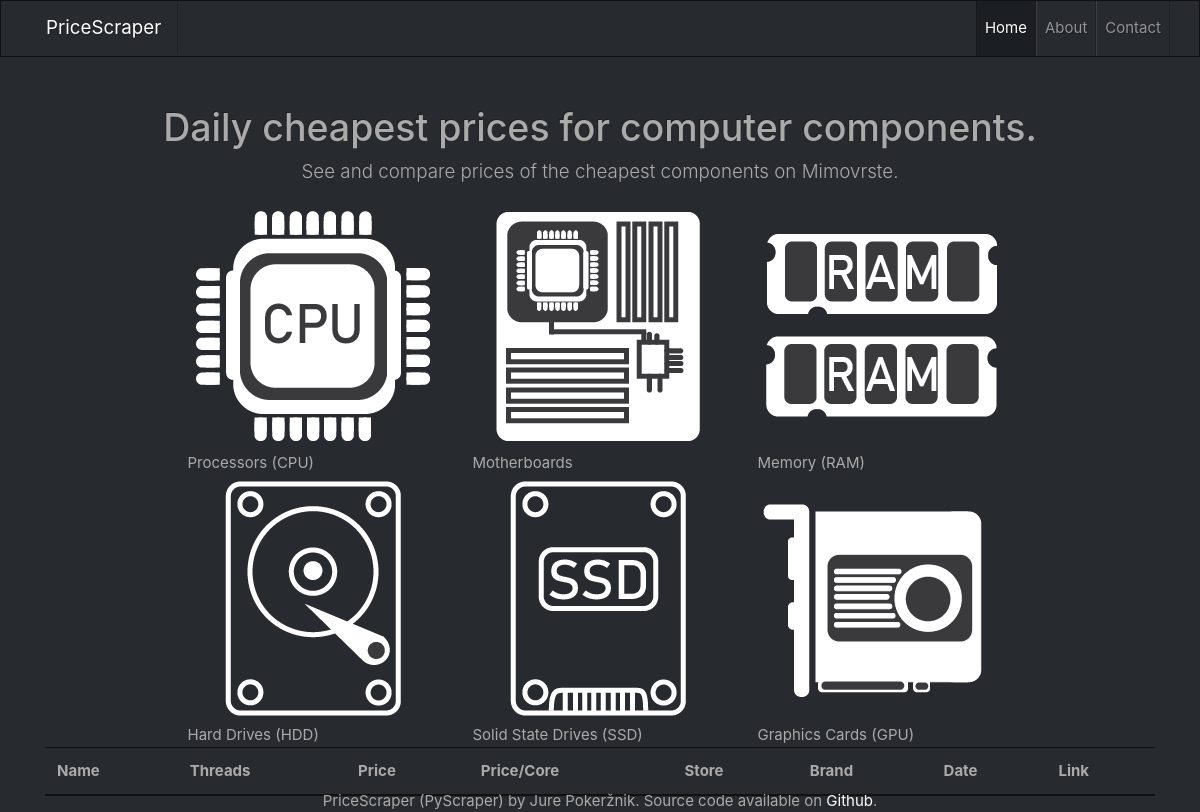
The app's page /Website/cpu.php, older data.
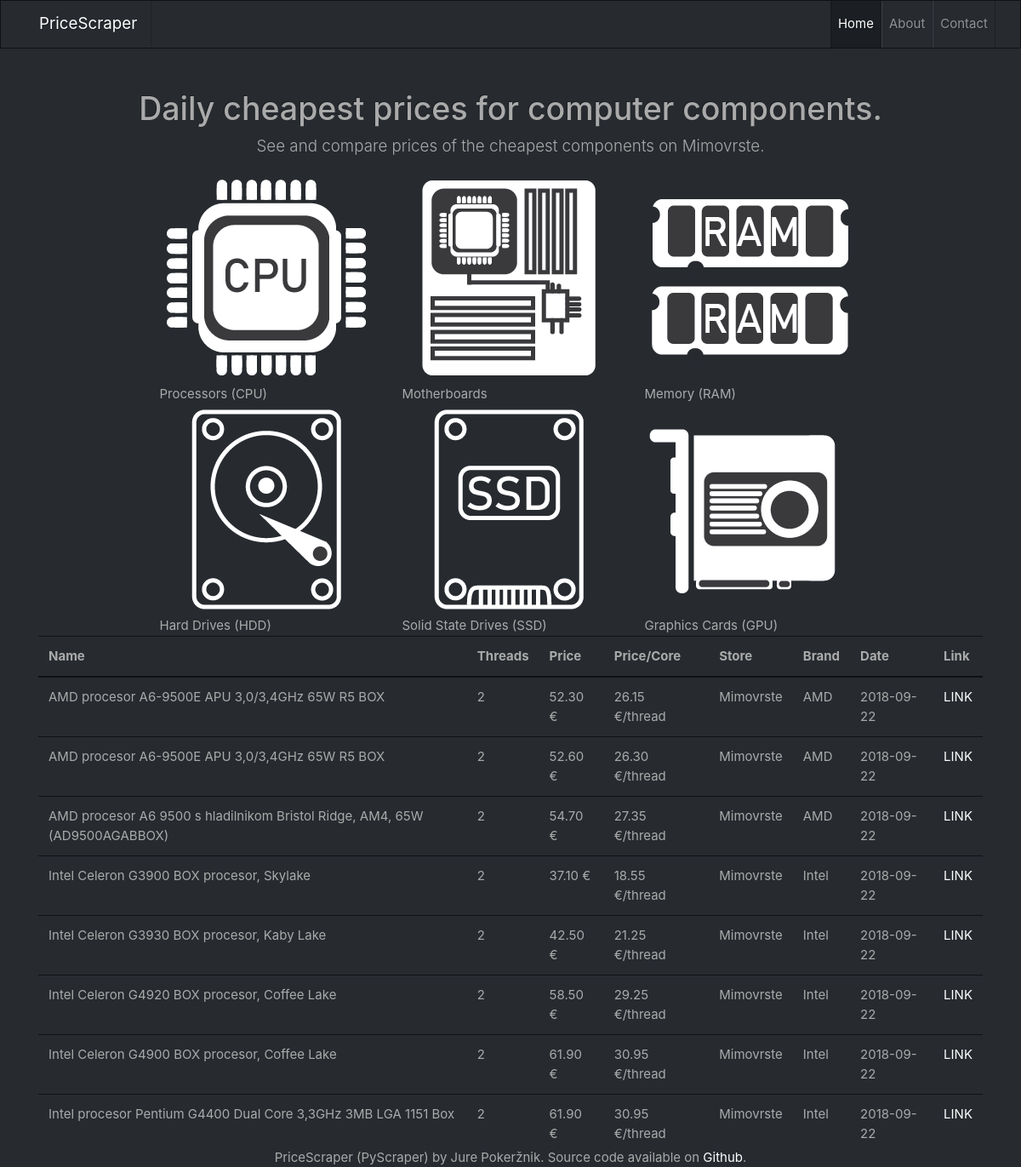
The same page, newer data.
### tables this page shows
CREATE TABLE `cpu` (
  `ID` int(11) NOT NULL,
  `name` varchar(500) NOT NULL,
  `threads` varchar(3) NOT NULL,
  `price` varchar(500) NOT NULL,
  `date` date NOT NULL,
  `price_percore` float(8,2) NOT NULL,
  `href` varchar(1000) NOT NULL,
  `store` varchar(200) NOT NULL,
  `brand` varchar(200) NOT NULL
);

### Website/processors.php (the view, shortened to what this page needs)
<table class="table">
              <thead>
                <tr>
                  <th>Name</th>
                  <th>Threads</th>
                  <th>Price</th>
                  <th>Price/Core</th>
                  <th>Store</th>
                  <th>Brand</th>
                  <th>Date</th>
                  <th>Link</th>
                </tr>
              </thead>
              <tbody>
                <?php
                $threadmin = 2;
                $pricelow = 0;
                $pricehigh = 3000;
                $pricetotallow = 10;
                $pricetotalhigh = 50;
                $datestart = 20180901;
                $dateend = 20191230;
                $result = mysqli_query($con,"SELECT * FROM cpu
                 WHERE threads BETWEEN $threadmin AND $threadmin AND
                 price BETWEEN $pricelow AND $pricehigh AND
                 price_percore BETWEEN $pricetotallow AND $pricetotalhigh AND
                 date BETWEEN $datestart AND $dateend");
                while($row = mysqli_fetch_array($result))
                {
                ?>
                <tr>
                  <td><?php echo $row['name'] ?></td>
                  <td><?php echo $row['threads'] ?></td>
                  <td><?php echo $row['price'] ?> €</td>
                  <td><?php echo $row['price_percore'] ?> €/thread</td>
                  <td><?php echo $row['store'] ?></td>
                  <td><?php echo $row['brand'] ?></td>
                  <td><?php echo $row['date'] ?></td>
                  <td><a href="<?php echo $row['link'] ?>"target="_blank">LINK</a></td>
                </tr>
             <?php
           }
           ?>
           </tbody>
             </table>

### Website/head.php (shortened to what this page needs)
<!DOCTYPE html>
<html lang="en">
<html>
    <head>
    <link rel="stylesheet" href="../css/bootstrap.min.css" type="text/css">
    </head>
    <body>

### Website/navbar.php (shortened to what this page needs)
<nav class="navbar navbar-expand-lg navbar-dark bg-dark static-top">
      <div class="container">
        <a class="navbar-brand" href="#">PriceScraper</a>
        <div class="collapse navbar-collapse" id="navbarResponsive">
          <ul class="navbar-nav ml-auto">
            <li class="nav-item active">
              <a class="nav-link" href="index.php">Home</a>
            </li>
            <li class="nav-item">
              <a class="nav-link" href="about.php">About</a>
            </li>
            <li class="nav-item">
              <a class="nav-link" href="contact.php">Contact</a>
            </li>
          </ul>
        </div>
      </div>
    </nav>

### Website/content.php
<?php include "navbar.php";?>
<div class="container">
  <div class="row">
    <div class="col-lg-12 text-center">
      <h1 class="mt-5">Daily cheapest prices for computer components.</h1>
      <p class="lead">See and compare prices of the cheapest components on Mimovrste.</p>
    </div>
  </div>
</div>
<div class="container">
<div class="row justify-content-md-center justify-content-sm-center justify-content-lg-center justify-content-xs-center">
    <div class="col-sm-12 col-md-12 col-lg-9">
        <div class="row justify-content-md-center justify-content-sm-center justify-content-lg-center justify-content-xs-center">
            <div class="col-sm-12 col-md-4 col-lg-4 col-xs-12">
                <a href="cpu.php">
                    <img src="gfx/icons/cpu.png"/>
                </a>
                    <span>Processors (CPU)</span>
            </div>
            <div class="col-sm-12 col-md-4 col-lg-4 col-xs-12">
            <a href="mobo.php">
                    <img src="gfx/icons/mobo.png"/>
                </a>
                    <span>Motherboards</span>
            </div>
            <div class="col-sm-12 col-md-4 col-lg-4 col-xs-12">
            <a href="ram.php">
                    <img src="gfx/icons/ram.png"/>
                </a>
                    <span>Memory (RAM)</span>
            </div>
        </div>
    </div>
</div>
<div class="row justify-content-md-center justify-content-sm-center justify-content-lg-center justify-content-xs-center">
    <div class="col-sm-12 col-md-12 col-lg-9">
        <div class="row justify-content-md-center justify-content-sm-center justify-content-lg-center justify-content-xs-center">
            <div class="col-sm-12 col-md-4 col-lg-4 col-xs-12">
                <a href="hdd.php">
                    <img src="gfx/icons/hdd.png"/>
                </a>
                    <span>Hard Drives (HDD)</span>
            </div>
            <div class="col-sm-12 col-md-4 col-lg-4 col-xs-12">
            <a href="ssd.php">
                    <img src="gfx/icons/ssd.png"/>
                </a>
                    <span>Solid State Drives (SSD)</span>
            </div>
            <div class="col-sm-12 col-md-4 col-lg-4 col-xs-12">
            <a href="gpu.php">
                    <img src="gfx/icons/gpu.png"/>
                </a>
                    <span>Graphics Cards (GPU)</span>
            </div>
        </div>
    </div>
</div>

### Website/footer.php (shortened to what this page needs)
<div class="fixed-bottom">
<center><footer>PriceScraper (PyScraper) by Jure Pokeržnik. Source code available on <a href="https://github.com/Jure-Pokerznik/PyScraper/">Github</a>.</footer></center>
</div>

### Website/cpu.php
<?php
include "head.php";
include "content.php";
include "connect.php";
include "processors.php";
include "footer.php";
?>
  </body>
</html>

Row changes from the older to the newer data that the page shows:
added cpu: name "AMD procesor A6-9500E APU 3,0/3,4GHz 65W R5 BOX", threads "2", price "52.30", price_percore "26.15", store "Mimovrste", brand "AMD", date "2018-09-22"
added cpu: name "AMD procesor A6-9500E APU 3,0/3,4GHz 65W R5 BOX", threads "2", price "52.60", price_percore "26.30", store "Mimovrste", brand "AMD", date "2018-09-22"
added cpu: name "AMD procesor A6 9500 s hladilnikom Bristol Ridge, AM4, 65W (AD9500AGABBOX)", threads "2", price "54.70", price_percore "27.35", store "Mimovrste", brand "AMD", date "2018-09-22"
added cpu: name "Intel Celeron G3900 BOX procesor, Skylake", threads "2", price "37.10", price_percore "18.55", store "Mimovrste", brand "Intel", date "2018-09-22"
added cpu: name "Intel Celeron G3930 BOX procesor, Kaby Lake", threads "2", price "42.50", price_percore "21.25", store "Mimovrste", brand "Intel", date "2018-09-22"
added cpu: name "Intel Celeron G4920 BOX procesor, Coffee Lake", threads "2", price "58.50", price_percore "29.25", store "Mimovrste", brand "Intel", date "2018-09-22"
added cpu: name "Intel Celeron G4900 BOX procesor, Coffee Lake", threads "2", price "61.90", price_percore "30.95", store "Mimovrste", brand "Intel", date "2018-09-22"
added cpu: name "Intel procesor Pentium G4400 Dual Core 3,3GHz 3MB LGA 1151 Box", threads "2", price "61.90", price_percore "30.95", store "Mimovrste", brand "Intel", date "2018-09-22"
